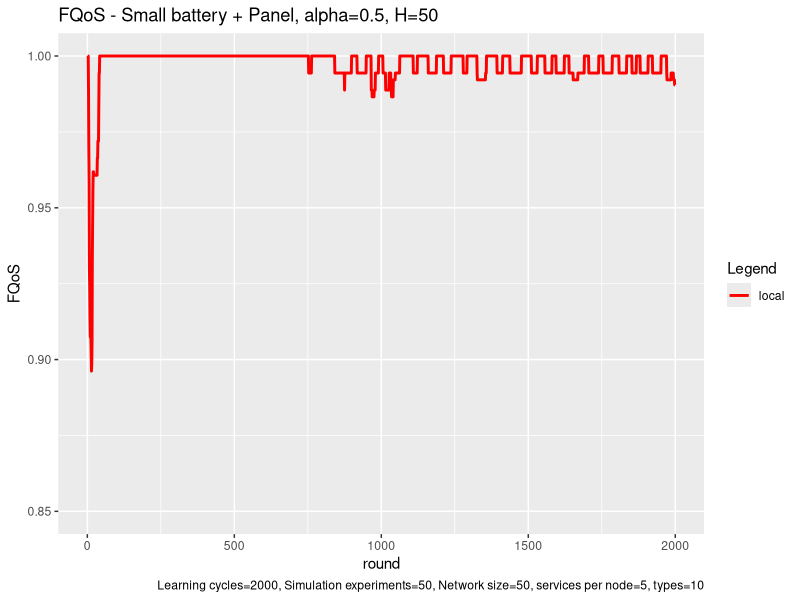

Recreate this plot in R.
# execute all lines: ctrl + shift + enter

library(ggplot2)

# set working directory here
setwd(dirname(rstudioapi::getSourceEditorContext()$path))


local <- read.table("exp_assembly_local_energy_template_1675781198099.txt", 
                    header = F,
                    sep = " ",
                    col.names= c("locx","locy")
)


local_x <- local$locx
local_y <- local$locy

head(local)

colors <- c("local"="red")


ggplot(data=local, aes(x=local_x, col = group),) + 
  
  geom_line(aes(y = local_y, color = "local"), size = 1) +

  labs(x = "round",
       y = "FQoS",
       color = "Legend",
       title = "FQoS - Small battery + Panel, alpha=0.5, H=50", 
       caption = "Learning cycles=2000, Simulation experiments=50, Network size=50, services per node=5, types=10") +
  
  scale_color_manual(values = colors)  +
  ylim(0.85, 1.0)
